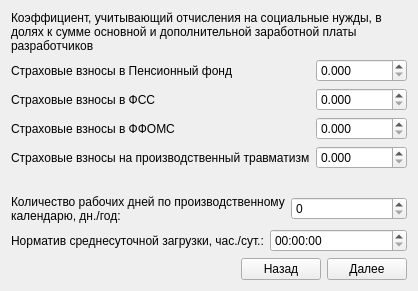
      <widget class="QWidget" name="tab_5">
       <attribute name="title">
        <string>Затраты3</string>
       </attribute>
       <layout class="QVBoxLayout" name="verticalLayout_27">
        <item>
         <widget class="QLabel" name="label_124">
          <property name="text">
           <string>Коэффициент, учитывающий отчисления на социальные нужды, в долях к сумме основной и дополнительной заработной платы разработчиков</string>
          </property>
          <property name="wordWrap">
           <bool>true</bool>
          </property>
         </widget>
        </item>
        <item>
         <layout class="QGridLayout" name="gridLayout_24">
          <item row="1" column="0">
           <widget class="QLabel" name="label_128">
            <property name="text">
             <string>Страховые взносы в ФСС</string>
            </property>
           </widget>
          </item>
          <item row="0" column="0">
           <widget class="QLabel" name="label_127">
            <property name="text">
             <string>Страховые взносы в Пенсионный фонд</string>
            </property>
           </widget>
          </item>
          <item row="2" column="0">
           <widget class="QLabel" name="label_129">
            <property name="text">
             <string>Страховые взносы в ФФОМС</string>
            </property>
           </widget>
          </item>
          <item row="0" column="1">
           <widget class="QDoubleSpinBox" name="doubleSpinBox_15">
            <property name="decimals">
             <number>3</number>
            </property>
            <property name="maximum">
             <double>100000.000000000000000</double>
            </property>
            <property name="singleStep">
             <double>0.100000000000000</double>
            </property>
            <property name="value">
             <double>0.000000000000000</double>
            </property>
           </widget>
          </item>
          <item row="3" column="0">
           <widget class="QLabel" name="label_130">
            <property name="text">
             <string>Страховые взносы на производственный травматизм</string>
            </property>
           </widget>
          </item>
          <item row="1" column="1">
           <widget class="QDoubleSpinBox" name="doubleSpinBox_16">
            <property name="decimals">
             <number>3</number>
            </property>
            <property name="maximum">
             <double>100000.000000000000000</double>
            </property>
            <property name="singleStep">
             <double>0.100000000000000</double>
            </property>
            <property name="value">
             <double>0.000000000000000</double>
            </property>
           </widget>
          </item>
          <item row="2" column="1">
           <widget class="QDoubleSpinBox" name="doubleSpinBox_17">
            <property name="decimals">
             <number>3</number>
            </property>
            <property name="maximum">
             <double>100000.000000000000000</double>
            </property>
            <property name="singleStep">
             <double>0.100000000000000</double>
            </property>
            <property name="value">
             <double>0.000000000000000</double>
            </property>
           </widget>
          </item>
          <item row="3" column="1">
           <widget class="QDoubleSpinBox" name="doubleSpinBox_18">
            <property name="decimals">
             <number>3</number>
            </property>
            <property name="maximum">
             <double>100000.000000000000000</double>
            </property>
            <property name="singleStep">
             <double>0.100000000000000</double>
            </property>
            <property name="value">
             <double>0.000000000000000</double>
            </property>
           </widget>
          </item>
         </layout>
        </item>
        <item>
         <widget class="QLabel" name="label_131">
          <property name="text">
           <string/>
          </property>
          <property name="wordWrap">
           <bool>true</bool>
          </property>
         </widget>
        </item>
        <item>
         <layout class="QHBoxLayout" name="horizontalLayout_20">
          <item>
           <widget class="QLabel" name="label_3">
            <property name="text">
             <string>Количество рабочих дней по производственному календарю, дн./год:</string>
            </property>
            <property name="wordWrap">
             <bool>true</bool>
            </property>
           </widget>
          </item>
          <item>
           <widget class="QSpinBox" name="spinBox">
            <property name="maximum">
             <number>365</number>
            </property>
            <property name="value">
             <number>0</number>
            </property>
           </widget>
          </item>
         </layout>
        </item>
        <item>
         <layout class="QHBoxLayout" name="horizontalLayout_51">
          <item>
           <widget class="QLabel" name="label_58">
            <property name="text">
             <string>Норматив среднесуточной загрузки, час./сут.:</string>
            </property>
           </widget>
          </item>
          <item>
           <widget class="QTimeEdit" name="timeEdit_2">
            <property name="time">
             <time>
              <hour>0</hour>
              <minute>0</minute>
              <second>0</second>
             </time>
            </property>
           </widget>
          </item>
         </layout>
        </item>
        <item>
         <layout class="QHBoxLayout" name="horizontalLayout_10">
          <item>
           <spacer name="horizontalSpacer_10">
            <property name="orientation">
             <enum>Qt::Horizontal</enum>
            </property>
            <property name="sizeHint" stdset="0">
             <size>
              <width>40</width>
              <height>20</height>
             </size>
            </property>
           </spacer>
          </item>
          <item>
           <widget class="QPushButton" name="pushButton_12">
            <property name="text">
             <string>Назад</string>
            </property>
           </widget>
          </item>
          <item>
           <widget class="QPushButton" name="pushButton_11">
            <property name="text">
             <string>Далее</string>
            </property>
           </widget>
          </item>
         </layout>
        </item>
       </layout>
      </widget>
